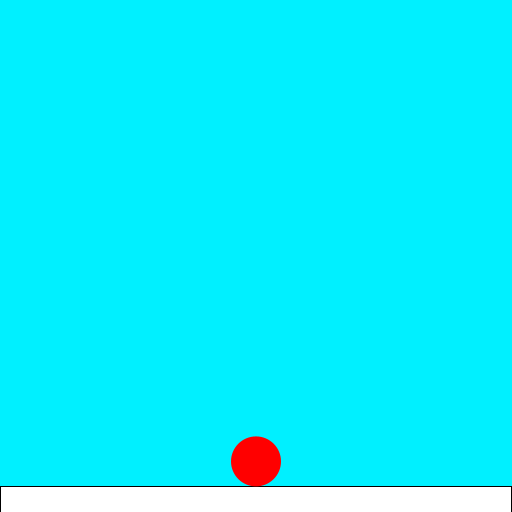
Frame 1 (no input)
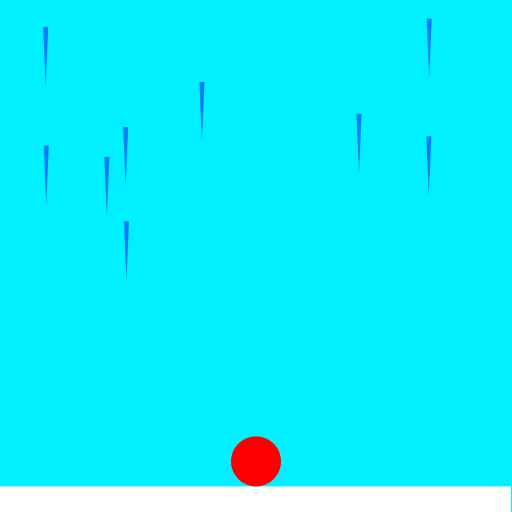
Frame 60 (the mouse pressed at the canvas centre just before this capture)
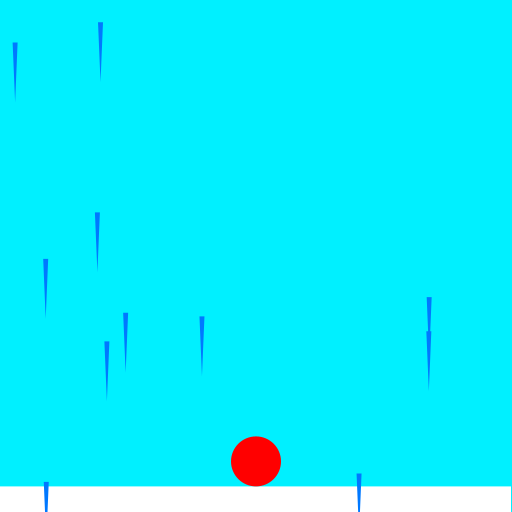
Frame 120 (the mouse held since frame 60 and released just before this capture)

The Processing sketch that drew these frames (run headless with seeded random() and noise(); from frame 60 on, the mouse is pressed at the canvas centre):

// Processing sketch: Esercizio2
// ── Esercizio2.pde
ArrayList<Spear> s;
Baloon b;
double energy;
boolean stop;

void setup(){
 size(512,512);
 background(0,240,255);
 s = new ArrayList<Spear>();
 rectMode(CORNERS);
 rect(0,486.4,width-1,height);
 b = new Baloon(width/2,461.4);
 frameRate(60);
 energy = 0;
 stop = false;
}

void draw(){
  if (keyPressed && !stop)
  {
    if (((key=='a')||(key=='A'))&&(energy>-3))
      energy-=0.2;
    if (((key=='d')||(key=='D'))&&(energy<3))
      energy+=0.2;
  }
  else
  {
    if(energy>0)
      energy-=0.05;
    else if (energy<0)
      energy+=0.05;
  }
  energy *= b.move(energy);
  background(0,240,255);
  fill(255);
  rectMode(CORNERS);
  rect(0,486.4,width-1,height);
  if(random(0,1)<=0.10 && !stop){
    s.add(new Spear(random(0,512),random(3,8)));
  }
  b.display();
  for(Spear ss : s){
     ss.run();
     if(b.touch(ss)){
      for(Spear s2 : s) s2.setState();
      stop = true;
      energy = 0;
     }
  }
}

void keyPressed(){
 if(key=='R') setup();
}

// ── Baloon.pde
class Baloon{
 float x, y, d;
 
 Baloon(float x,float y){
   this.x = x;
   this.y= y;
   d = 50;
 }
 
 void display(){
  noStroke();
  fill(255,0,0);
  ellipse(x,y,d,d);
 }
 
 double move(double e){
  x+=e;
  if(x>=486 || x<=25){
    return -1;
  }
  return 1;
 }
 
 double checkRange(double oldE, double e){
  if(oldE<e) return -1;
  return 1;
 }
 
 boolean checkTouch(float X, float Y){
   float d1 = dist(x,y,X,Y);
   return (d1<=d/2);
 }
 
 boolean touch(Spear s){
    if(checkTouch(s.GetX(), s.GetY())){
      return true;
    }
   return false;
 }
}

// ── Spear.pde
class Spear{
 float x, y, sy, y1;
 boolean stop;
 
 Spear(float x, float sy){
  this.x = x;
  this.y = 60;
  this.sy = sy;
  this.y1 = 0;
  stop = false;
 }
 
 float GetX(){ return x+2.5;}
 
 float GetY(){ return y;}
 
 void setState(){
    stop = true; 
 }
 
 void display(){
  noStroke();
  fill(0,120,255);
  triangle(x,y1,x+2.5,y,x+5,y1); 
 }
 
 void move(){
   y1+=sy;
   y+=sy;
 }
 
 void run(){
  if(!stop){
    move();
  }
  display();
 }
}
